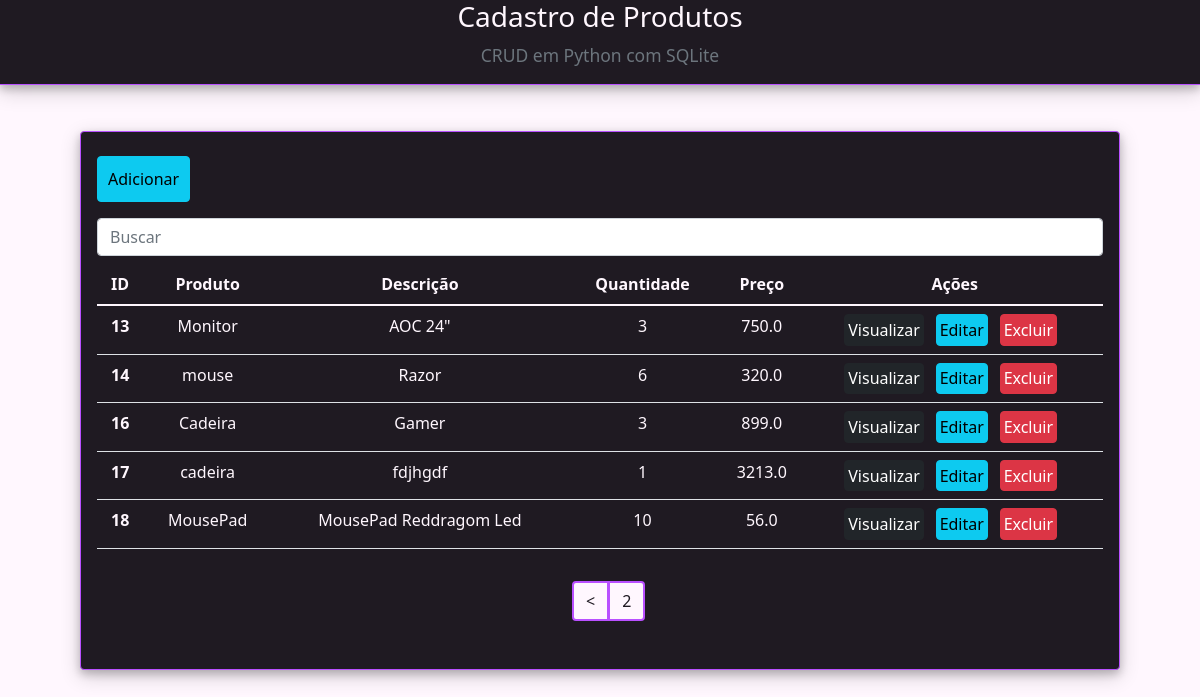
Screenshot of /?page=2 with the database file from the repository.
### app/models.py (models this page shows)
class Produtos(models.Model):  # colocado o nome da classe de produtos
    produto = models.CharField(max_length=100)
    descricao = models.CharField(max_length=255)
    quantidade = models.IntegerField(max_length=4)
    preco = models.FloatField(max_length=10)

### app/views.py (the view)
# urls.py: 2. Add a URL to urlpatterns:  path('', views.home, name='home')
def home(request):
    data = {}
    search = request.GET.get('search')  # recebe os dados do campo de busca
    if search:
        data['db'] = Produtos.objects.filter(descricao__icontains=search)
        """ o texto antes do underscore é o nome da coluna no DB """
    else:
        data['db'] = Produtos.objects.all()
        all = Produtos.objects.all()
        paginator = Paginator(all, 5)  # quantia de registros por página, neste caso 5 registros
        pages = request.GET.get('page')
        data['db'] = paginator.get_page(pages)
    return render(request, 'index.html', data)

### app/templates/index.html (shortened to what this page needs)
<!DOCTYPE html>
<html lang="pt-BR">
<head>
    {% load static %}
    <link href="https://cdn.jsdelivr.net/npm/bootstrap@5.1.3/dist/css/bootstrap.min.css" rel="stylesheet">
    <link rel="stylesheet" type="text/css" href="{% static 'css/style.css' %}" />
</head>
<body>
  <div class="container-fluid blockquote text-center">
    <h3>Cadastro de Produtos</h3>
    <small class="text-muted">
      <p>CRUD em Python com SQLite</p>
    </small>
  </div>
  <main>
    <div class="container p-3 mb-5 rounded">
      <div class="pt-2 pb-2">
        <a href="/form" class="btn btn-info">Adicionar</a>
    </div>
    <div class="pt-2 pb-2 ">
        <form method="get">
            <input type="text" id="search" name="search" class="form-control" placeholder="Buscar">
        </form>
    </div>
      <div class="table-responsive-sm ">
        <table class="table text-center ">
          <thead class="table-thead ">
            <tr>
              <th scope="col">ID</th>
              <th scope="col">Produto</th>
              <th scope="col">Descrição</th>
              <th scope="col">Quantidade</th>
              <th scope="col">Preço</th>
              <th scope="col">Ações</th>
            </tr>
          </thead>
          <tbody>
            {% for dbs in db %}
            <tr>
              <th scope="row">{{dbs.id}}</th>
              <td>{{dbs.produto}}</td>
              <td>{{dbs.descricao}}</td>
              <td>{{dbs.quantidade}}</td>
              <td>{{dbs.preco}}</td>
              <td>
                  <a href="/view/{{dbs.id}}/" class="btn btn-dark">Visualizar</a>
                  <a href="/edit/{{dbs.id}}/" class="btn btn-info">Editar</a>
                  <a href="/delete/{{dbs.id}}/" class="btn btn-danger btnDel">Excluir</a>
              </td>
            </tr>
          {% endfor %}
          </tbody>
        </table>
      </div>
      <div class="col-1 m-auto pt-2 pb-2 ">
        <div class="page col-8 m-auto pt-2 pb-2 ">
              <ul class="pagination">
                  {% if db.has_previous %}
                     <li class="page-item"><a class="page-link" href="?page={{db.previous_page_number}}"> < </a></li>
                  {% endif %}
                  <li class="page-item"><a class="page-link" href="#">{{db.number}}</a></li>
              </ul>
        </div>
      </div>
    </div>
  </main>
{%load static%}
</body>
</html>

### app/static/css/style.css (style rules this page uses)
:root { --cor-principal: rgb(31, 26, 34); --cor-fonte-clara: rgb(255, 247, 254); --fonte-principal: 'Montserrat', sans-serif; }
body { background-color: var(--cor-fonte-clara); color: var(--cor-fonte-clara); }
main { width: 90vw; margin: 0 auto; padding: 30px 20px; height: auto; }
input { border: 2px solid; border-radius: 4px; }
.pagination li a { border: 2px solid rgb(185, 80, 255); color: var(--cor-principal); background-color: var(--cor-fonte-clara); }
.container-fluid { background-color: var(--cor-principal); border-bottom: 1px solid rgb(185, 80, 255); box-shadow: 0 4px 8px 0 rgba(0, 0, 0, 0.2), 0 6px 20px 0 rgba(0, 0, 0, 0.19); }
.container { background-color: var(--cor-principal); border: 1px solid rgb(185, 80, 255); box-shadow: 0 4px 8px 0 rgba(0, 0, 0, 0.2), 0 6px 20px 0 rgba(0, 0, 0, 0.19); }
.btn { margin: 0 0.5rem 0 0; padding: 1%; }
.table { color: var(--cor-fonte-clara); }
.table-thead { border-bottom: 1px solid rgb(185, 80, 255); }

### rows the page displays
Produtos: id "13", produto "Monitor", descricao "AOC 24\"", quantidade "3", preco "750.0"
Produtos: id "14", produto "mouse", descricao "Razor", quantidade "6", preco "320.0"
Produtos: id "16", produto "Cadeira", descricao "Gamer", quantidade "3", preco "899.0"
Produtos: id "17", produto "cadeira", descricao "fdjhgdf", quantidade "1", preco "3213.0"
Produtos: id "18", produto "MousePad", descricao "MousePad Reddragom Led", quantidade "10", preco "56.0"

### other values shown
{{ db.number }} "2"
